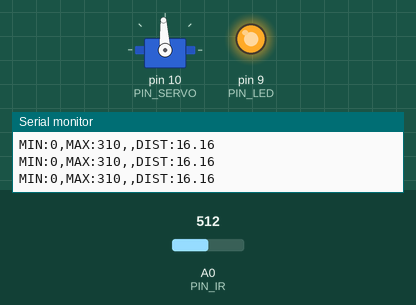
Bench run of a sketch on a simulated Arduino Uno, built with avr-gcc and run on an emulated ATmega328P. Shown: servo, output pins drawn as LEDs (lit = HIGH), the last lines printed to the serial monitor. The inputs (shaded band) are chosen by the test bench; at power-on: A0 (PIN_IR) = 512.

Above: at 1.2 s.
1.3 s: A0 (PIN_IR) set to 316
3.2 s: A0 (PIN_IR) set to 281
At 3.9 s:
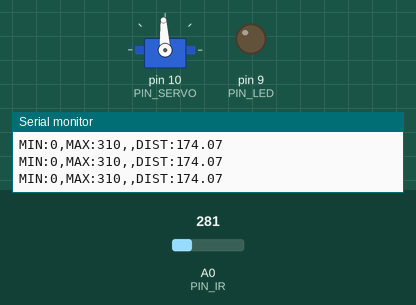
5.0 s: A0 (PIN_IR) set to 306
At 5.9 s:
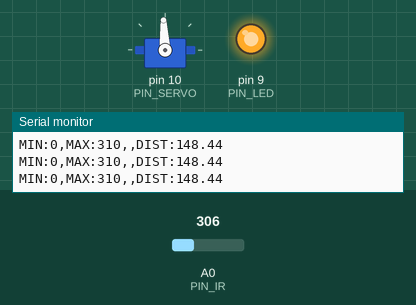
6.8 s: A0 (PIN_IR) set to 511
At 6.96 s:
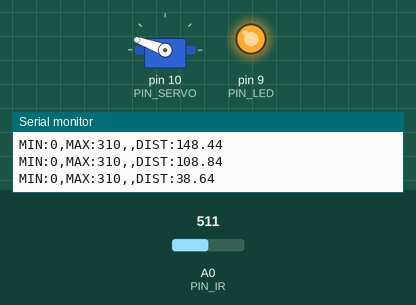
8.6 s: A0 (PIN_IR) set to 720
At 9.8 s:
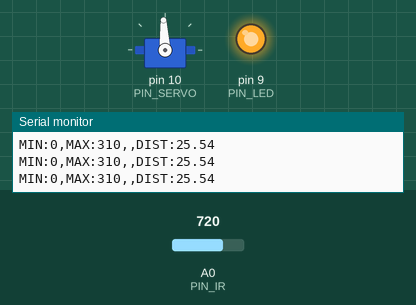
10.3 s: A0 (PIN_IR) set to 0
At 10.59 s:
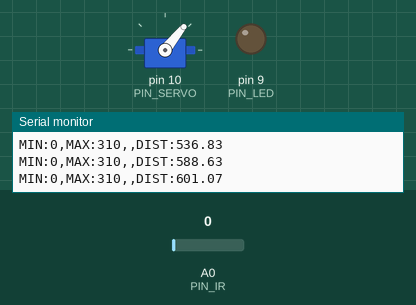
Timing chart, 0 to 13.2 s (numbered marks = the images above; inputs shaded):
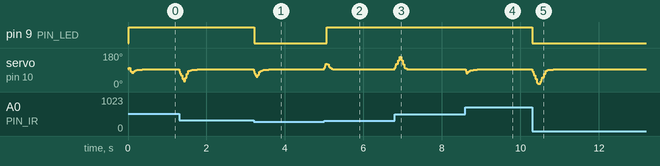

Measured:
- the behaviour switches between 300 and 299 on A0 (PIN_IR) (found by bisection; images 0 and 1)
- after the input at 3.2 s, pin 9 (PIN_LED): HIGH → LOW at once
- after the input at 5.0 s, pin 9 (PIN_LED): LOW → HIGH after 0.06 s; servo on pin 10 (PIN_SERVO): rises from 93° to 122° in 0.04 s, then falls to 93° in 0.26 s
- after the input at 6.8 s, servo on pin 10 (PIN_SERVO): rises from 93° to 160° in 0.12 s, then falls to 93° in 0.26 s
- after the input at 8.6 s, servo on pin 10 (PIN_SERVO): 93° → 92° at once, → 93° 0.30 s later
- after the input at 10.3 s, pin 9 (PIN_LED): HIGH → LOW at once

The sketch:

25_D_only.ino
```cpp
#include <Servo.h>

// Arduino pin assignment
#define PIN_LED 9
#define PIN_SERVO 10
#define PIN_IR A0
#define PIN_VAR A3

// Event interval parameters
#define _INTERVAL_DIST    20 // distance sensor interval (unit: ms)
#define _INTERVAL_SERVO   20 // servo interval (unit: ms)
#define _INTERVAL_SERIAL  80 // serial interval (unit: ms)

// EMA filter configuration for the IR distance sensor
#define _EMA_ALPHA 0.7      // EMA weight of new sample (range: 0 to 1)
                          // Setting EMA to 1 effectively disables EMA filter.

// Servo adjustment
#define _DUTY_NEU 1500  // Servo angle: 0 degree
#define _DUTY_MAX 2250  // Servo angle: D degree
#define _DUTY_MIN 710   // Servo angle: E degree
#define _SERVO_ANGLE_DIFF 90 // Replace with |D - E| degree
#define _SERVO_SPEED 300 // servo speed limit (unit: degree/second)

// PID parameters
//#define _KP 0 // proportional gain
#define _KD 150 // derivative gain
//#define _KI 0 // integral gain

// global variables
float dist_filtered, dist_ema, dist_target; // unit: mm

Servo myservo;

int duty_change_per_interval; // maximum duty difference per interval
int duty_target;    // Target duty
int duty_curr;      // Current duty

unsigned long last_sampling_time_dist;   // unit: msec
unsigned long last_sampling_time_servo;  // unit: msec
unsigned long last_sampling_time_serial; // unit: msec

bool event_dist, event_servo, event_serial; // event triggered?

float error_curr, error_prev, control, pterm, dterm, iterm; // PID control variables

void setup()
{
  // initialize GPIO pins
  pinMode(PIN_LED,OUTPUT);
  myservo.attach(PIN_SERVO);
  duty_target = duty_curr = _DUTY_NEU;
  myservo.writeMicroseconds(duty_curr);

  // convert angular speed into duty change per interval.
  duty_change_per_interval =
    (_DUTY_MAX - _DUTY_MIN) * (_SERVO_SPEED / (float) _SERVO_ANGLE_DIFF) * (_INTERVAL_SERVO / 1000.0);

  // initialize serial port
  Serial.begin(1000000);

  // Set a target distance
  dist_target = 155; // the center of the rail (unit: mm)

}

void loop()
{
  unsigned long time_curr = millis();

  // wait until next event time
  if (time_curr >= (last_sampling_time_dist + _INTERVAL_DIST)) {
        last_sampling_time_dist += _INTERVAL_DIST;
        event_dist = true;
  }
  if (time_curr >= (last_sampling_time_servo + _INTERVAL_SERVO)) {
        last_sampling_time_servo += _INTERVAL_SERVO;
        event_servo = true;
  }
  if (time_curr >= (last_sampling_time_serial + _INTERVAL_SERIAL)) {
        last_sampling_time_serial += _INTERVAL_SERIAL;
        event_serial = true;
  }

  if(event_dist) {
    event_dist = false;

    // Get a distance reading from the distance sensor
    dist_filtered = volt_to_distance(ir_sensor_filtered(10, 0.5));
    dist_ema = _EMA_ALPHA * dist_ema + (1.0 - _EMA_ALPHA) * dist_filtered;

    // Update PID control variables
    error_curr = dist_target - dist_ema;
    // 직전 에러가 더 큰경우
    dterm = _KD * (error_curr - error_prev);
    error_prev = error_curr;
    control = dterm;
    duty_target = _DUTY_NEU + control;
    //    pterm = error_curr * _KP;
    //    control = pterm;
    //    duty_target = _DUTY_NEU + control;

    if(error_curr > 0) digitalWrite(PIN_LED, 1);
    else digitalWrite(PIN_LED, 0);
  }

  if(event_servo) {
    event_servo = false;

    // adjust duty_curr toward duty_target by duty_change_per_interval
    if (duty_target > duty_curr) {
      duty_curr += duty_change_per_interval;
      if (duty_curr > duty_target)
          duty_curr = duty_target;
    } else {
      duty_curr -= duty_change_per_interval;
      if (duty_curr < duty_target)
        duty_curr = duty_target;
    }
    // update servo position
    if(duty_curr > _DUTY_MAX) duty_curr = _DUTY_MAX; // for servo arm protection
    if(duty_curr < _DUTY_MIN) duty_curr = _DUTY_MIN;
    myservo.writeMicroseconds(duty_curr);
  }

  if(event_serial) {
    event_serial = false;

    // use for debugging
    if(0) {
      Serial.print(",ERROR:"); Serial.print(error_curr);
      Serial.print(",dterm:"); Serial.print(dterm);
      Serial.print(",duty_target:"); Serial.print(duty_target);
      Serial.print(",duty_curr:"); Serial.print(duty_curr);
    }
    Serial.print("MIN:0,MAX:310,");
    Serial.print(",DIST:"), Serial.println(dist_ema);
  }
}

float volt_to_distance(int a_value)
{
  return 605 + -2 * a_value + 1.66E-03 * a_value * a_value; // Replace this with the equation obtained from nonlinear regression analysis
}

unsigned int ir_sensor_filtered(unsigned int n, float position)
{
  // Eliminate spiky noise of an IR distance sensor by repeating measurement and taking a middle value
  // n: number of measurement repetition
  // position: the percentile of the sample to be taken (0.0 <= position <= 1.0)

  // The output of Sharp infrared sensor includes lots of spiky noise.
  // To eliminate such a spike, ir_sensor_filtered() performs the following two steps:
  // Step 1. Repeat measurement n times and collect n * position smallest samples, where 0 <= postion <= 1.
  // Step 2. Return the largest sample among the collected ones.

  unsigned int *ir_val, tmp, ret_idx, ret_val;
  unsigned int start_time;

  ret_idx = (unsigned int) ceil(n * position);

  // Step 1. Repeat measurement n times and collect n * position smallest samples.
  // Note: simple implementation requires an array of n elements to store n samples.
  // Instead, we can save memory by allocating an array of (n * position + 1) elements.

  ir_val = (unsigned int*) malloc(sizeof(unsigned int) * (ret_idx + 2));
  ir_val[0] = analogRead(PIN_IR);

  for (int i = 1; i < n; i++) {
    int j;
    if(i < ret_idx + 1) {
      ir_val[i] = analogRead(PIN_IR);
      j = i - 1;
    }
    else {
      ir_val[ret_idx + 1] = analogRead(PIN_IR);
      j = ret_idx;
    }

    for( ; j >= 0; j--) {
      if(ir_val[j] > ir_val[j+1]) {
        tmp = ir_val[j];
        ir_val[j] = ir_val[j+1];
        ir_val[j+1] = tmp;
      }
    }
  }

  // Step 2. Return the largest sample among the collected ones.
  if(position > 0.0) ret_val = ir_val[ret_idx];
  else ret_val = ir_val[0];

  free(ir_val);

  return ret_val;
}
```
